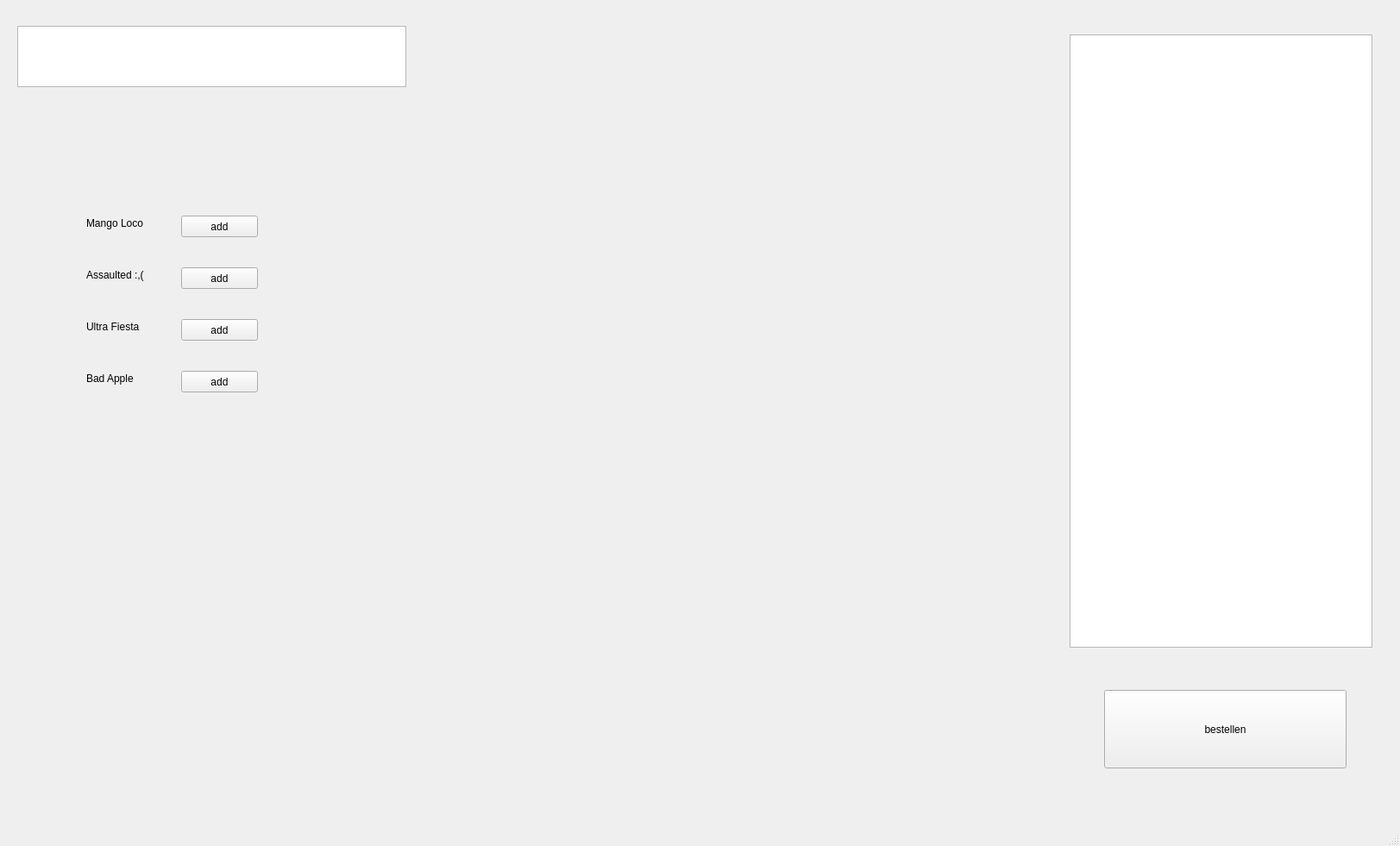
<?xml version="1.0" encoding="UTF-8"?>
<ui version="4.0">
 <class>MainWindow</class>
 <widget class="QMainWindow" name="MainWindow">
  <property name="geometry">
   <rect>
    <x>0</x>
    <y>0</y>
    <width>1623</width>
    <height>981</height>
   </rect>
  </property>
  <property name="windowTitle">
   <string>MainWindow</string>
  </property>
  <widget class="QWidget" name="centralwidget">
   <widget class="QTextEdit" name="textEdit_id">
    <property name="geometry">
     <rect>
      <x>20</x>
      <y>30</y>
      <width>451</width>
      <height>71</height>
     </rect>
    </property>
   </widget>
   <widget class="QLabel" name="label_mango_loco">
    <property name="geometry">
     <rect>
      <x>100</x>
      <y>250</y>
      <width>221</width>
      <height>17</height>
     </rect>
    </property>
    <property name="text">
     <string>Mango Loco</string>
    </property>
   </widget>
   <widget class="QPushButton" name="pushButton_mango_loco">
    <property name="geometry">
     <rect>
      <x>210</x>
      <y>250</y>
      <width>89</width>
      <height>25</height>
     </rect>
    </property>
    <property name="text">
     <string>add</string>
    </property>
   </widget>
   <widget class="QLabel" name="label_assault">
    <property name="geometry">
     <rect>
      <x>100</x>
      <y>310</y>
      <width>221</width>
      <height>17</height>
     </rect>
    </property>
    <property name="text">
     <string>Assaulted :,(</string>
    </property>
   </widget>
   <widget class="QPushButton" name="pushButton_assaulted">
    <property name="geometry">
     <rect>
      <x>210</x>
      <y>310</y>
      <width>89</width>
      <height>25</height>
     </rect>
    </property>
    <property name="text">
     <string>add</string>
    </property>
   </widget>
   <widget class="QLabel" name="label_ultra_fiesta">
    <property name="geometry">
     <rect>
      <x>100</x>
      <y>370</y>
      <width>221</width>
      <height>17</height>
     </rect>
    </property>
    <property name="text">
     <string>Ultra Fiesta</string>
    </property>
   </widget>
   <widget class="QPushButton" name="pushButton_ultra_fiesta">
    <property name="geometry">
     <rect>
      <x>210</x>
      <y>370</y>
      <width>89</width>
      <height>25</height>
     </rect>
    </property>
    <property name="text">
     <string>add</string>
    </property>
   </widget>
   <widget class="QLabel" name="label_bad_apple">
    <property name="geometry">
     <rect>
      <x>100</x>
      <y>430</y>
      <width>221</width>
      <height>17</height>
     </rect>
    </property>
    <property name="text">
     <string>Bad Apple</string>
    </property>
   </widget>
   <widget class="QPushButton" name="pushButton_bad_apple">
    <property name="geometry">
     <rect>
      <x>210</x>
      <y>430</y>
      <width>89</width>
      <height>25</height>
     </rect>
    </property>
    <property name="text">
     <string>add</string>
    </property>
   </widget>
   <widget class="QTextBrowser" name="textBrowser_warenkorb">
    <property name="geometry">
     <rect>
      <x>1240</x>
      <y>40</y>
      <width>351</width>
      <height>711</height>
     </rect>
    </property>
   </widget>
   <widget class="QPushButton" name="pushButton_bestellen">
    <property name="geometry">
     <rect>
      <x>1280</x>
      <y>800</y>
      <width>281</width>
      <height>91</height>
     </rect>
    </property>
    <property name="text">
     <string>bestellen</string>
    </property>
   </widget>
  </widget>
  <widget class="QMenuBar" name="menubar">
   <property name="geometry">
    <rect>
     <x>0</x>
     <y>0</y>
     <width>1623</width>
     <height>22</height>
    </rect>
   </property>
  </widget>
  <widget class="QStatusBar" name="statusbar"/>
 </widget>
 <resources/>
 <connections/>
</ui>
